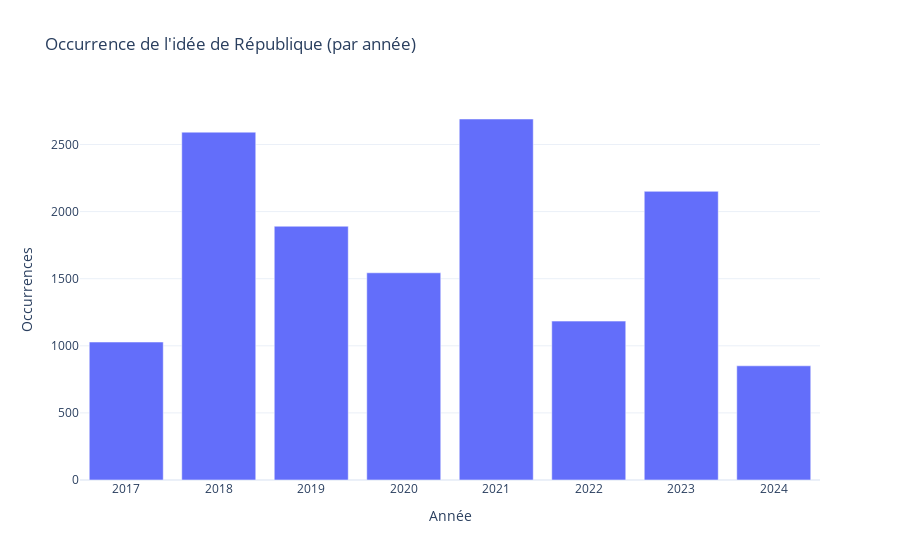

The notebook cell this image was saved under:
### Markdown cell above
#### Par an

### Code cell
# Regrouper les occurrences par année
df_yearly = df.resample("Y", on="dateSeance_day").size().reset_index()
df_yearly["dateSeance_day"] = df_yearly["dateSeance_day"].dt.year  # garder juste l'année

# Tracer le graphique
fig_time = px.bar(
    df_yearly,
    x="dateSeance_day",
    y=0,
    title="Occurrence de l'idée de République (par année)",
    labels={"dateSeance_day": "Année", "0": "Occurrences"},
    template="plotly_white",
)

fig_time.update_layout(showlegend=False)  # masquer la légende

fig_time.show()

### Figure 1 — Plotly figure (JSON) as saved in the notebook; plotly's stock layout.template omitted (floating-point values rounded to 4 significant figures)
{"data": [{"alignmentgroup": "True", "hovertemplate": "Année=%{x}<br>Occurrences=%{y}<extra></extra>", "legendgroup": "", "marker": {"color": "#636efa", "pattern": {"shape": ""}}, "name": "", "offsetgroup": "", "orientation": "v", "showlegend": false, "textposition": "auto", "type": "bar", "x": [2017, 2018, 2019, 2020, 2021, 2022, 2023, 2024], "xaxis": "x", "y": [1028, 2592, 1891, 1544, 2690, 1184, 2151, 851], "yaxis": "y"}], "layout": {"barmode": "relative", "legend": {"tracegroupgap": 0}, "showlegend": false, "title": {"text": "Occurrence de l'idée de République (par année)"}, "xaxis": {"anchor": "y", "domain": [0, 1], "title": {"text": "Année"}}, "yaxis": {"anchor": "x", "domain": [0, 1], "title": {"text": "Occurrences"}}}}
